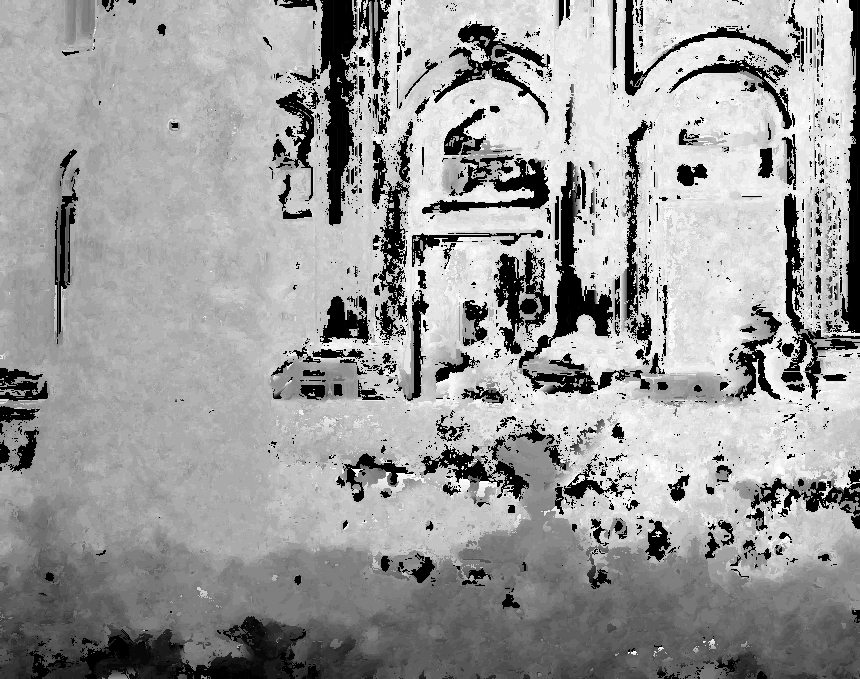
//> input picture Results/avery3/denseMap.ppm, 860 x 679 px
$ ./ui Results/avery3/ out.png 3   (built with g++ and OpenCV 4)
//> lines starting //> are read from the running program, lines starting //| are printed output that depends on the picture
#include<iostream>
#include<string>
#include <cv.h>
#include <highgui.h>
#include<ctime>

#include<cstdlib>
#include<algorithm>
#include<iterator>
#include<thread>
#include<mutex>

using namespace std;
using namespace cv;

int NUM_FRAMES;

Mat averageImage;
Mat denseMap;
Mat segI;
vector<Mat> focalStack;

vector<Mat> reading( string srcDirectory )
{
//> called with srcDirectory = "Results/avery3/"
        vector<Mat> focalStack( NUM_FRAMES);
        vector<thread>  threads;
        mutex imgMutex;

        for(int i=0;i < NUM_FRAMES; i++)
        {
                threads.push_back( thread([ =, &focalStack, &imgMutex]{
                                        Mat image;
                                        string imgname;
                                        imgname = srcDirectory + "/frame" + to_string(i+1) + ".jpg";
                                        image = imread(imgname, 1);

                                        imgMutex.lock();
                                        focalStack[i]= image;
                                        imgMutex.unlock();

                                        }));
        }
        for (int i = 0; i < threads.size(); i++)
                threads[i].join();

        cout << "Size of Orignal Images: " << focalStack[0].size() << endl;
	cout << "Number of images: " << focalStack.size() << endl;
	return focalStack;
}


void CallBackFunc(int event, int x, int y, int flags, void* userdata)
{
	int index = denseMap.at<Vec3b>(y,x)[0];

	if  ( event == EVENT_RBUTTONDOWN )
	{
		imshow("Refocussing App", denseMap*10);
		cout << "Left Click: Row "<< y << " Column:  " << x  << " Index: "<< index << endl;
	}
	else if  ( event == EVENT_LBUTTONDOWN )
	{
		if(index == 0 || index > NUM_FRAMES )
			imshow("Refocussing App", averageImage);
		else
			imshow("Refocussing App", focalStack[index-1]);
		cout << "Right Click: Row "<< y << " Column:  " << x  << " Index: "<< index << endl;
	}
	else if  ( event == EVENT_MBUTTONDOWN )
	{
		imshow("Refocussing App", segI);
	}
	// [7 lines of commented-out code are left out]
}
int main( int argc, char** argv )
{
        if( argc != 4 )
        {
                cout << "Insufficient Arguments!!\n";
                cout << "Usage:\n";
        	cout << "directory without trailing /" << endl;
                cout << "./ui <input_directory> <output_directory> <numImages>\n";

                return 1;
	}

	string srcDirectory = argv[1];
	string outDirectory = argv[2];
	NUM_FRAMES = atoi(argv[3]);


	focalStack = reading(srcDirectory);

	string imgname = outDirectory + "/denseMap.ppm";
	denseMap = imread( imgname, 1);
//> denseMap is the input picture: 679 rows x 860 cols, CV_8UC3; min 0, max 30, mean 18.3

	imgname = outDirectory + "/averageImage.ppm";
	averageImage = imread( imgname, 1);
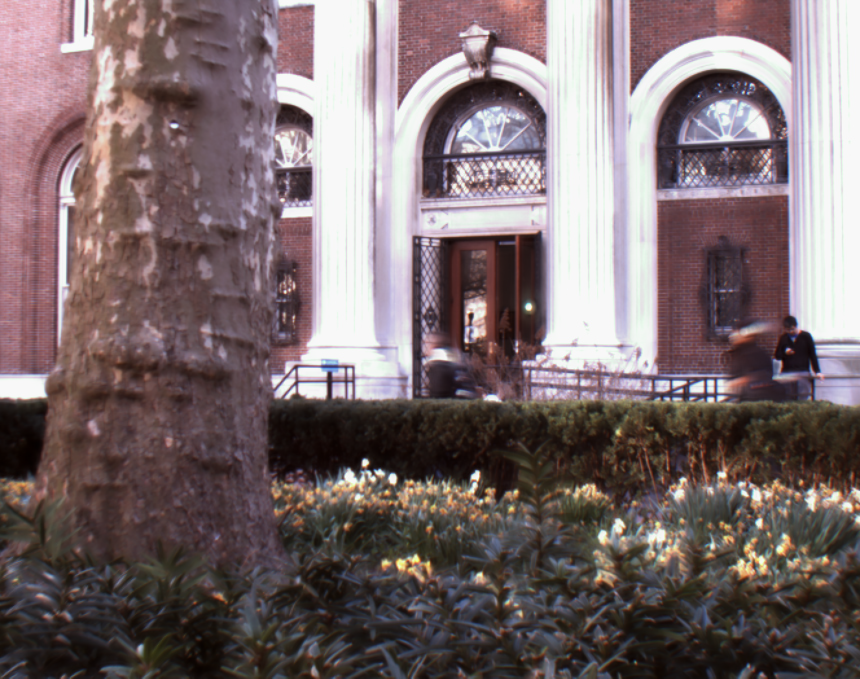
//> input picture Results/avery3/averageImage.ppm, 860 x 679 px
//> averageImage is the input picture: 679 rows x 860 cols, CV_8UC3; mean B, G, R 109.3, 107.3, 122.5

	imgname = outDirectory + "/averageImage-seg.ppm";
	segI = imread( imgname, 1);
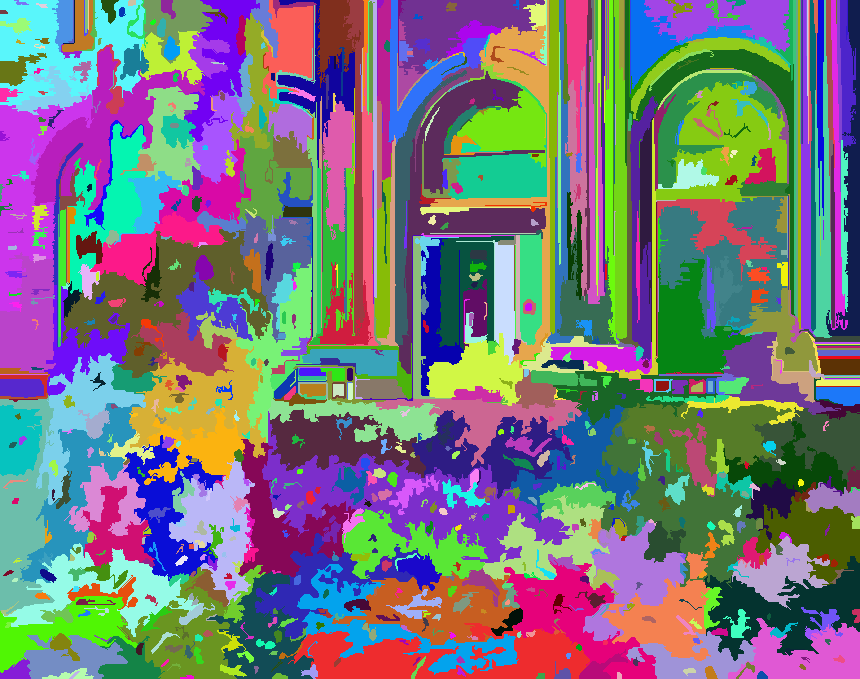
//> input picture Results/avery3/averageImage-seg.ppm, 860 x 679 px
//> segI is the input picture: 679 rows x 860 cols, CV_8UC3; mean B, G, R 124.8, 117.5, 118.6
	if ( denseMap.empty() )
	{
		cout << "Error loading the image" << endl;
		return -1;
	}

	namedWindow("Refocussing App", 1);
	moveWindow("Refocussing App", 400,0);
	setMouseCallback("Refocussing App", CallBackFunc, NULL);
	imshow("Refocussing App", denseMap*10);
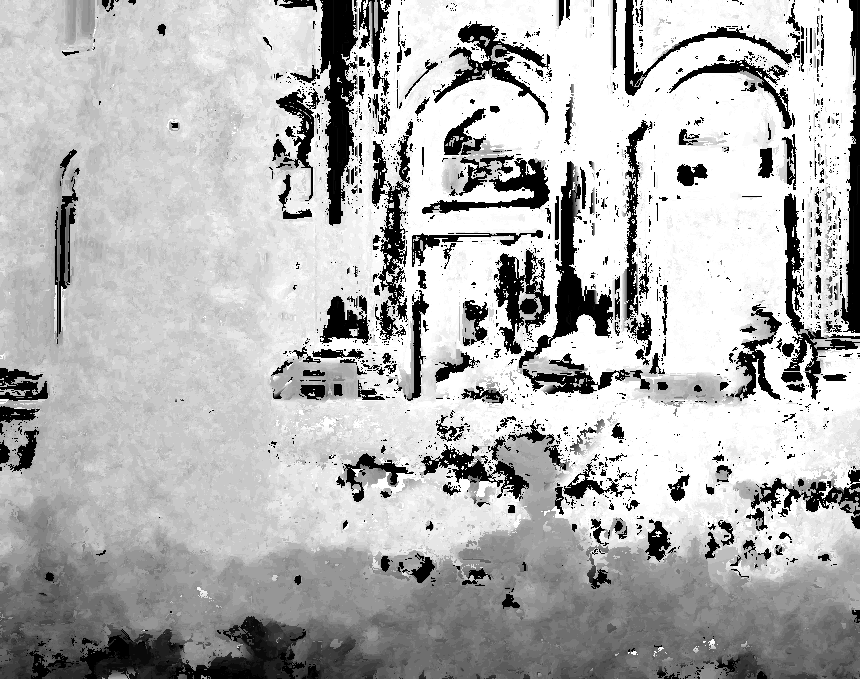
//> window 'Refocussing App': 679 rows x 860 cols, CV_8UC3; min 0, max 255, mean 179.2
	waitKey(0);
	return 0;
}
